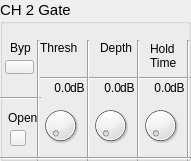
  <widget class="QGroupBox" name="groupBox_2">
   <property name="geometry">
    <rect>
     <x>290</x>
     <y>10</y>
     <width>191</width>
     <height>161</height>
    </rect>
   </property>
   <property name="font">
    <font>
     <pointsize>11</pointsize>
    </font>
   </property>
   <property name="title">
    <string>CH 2 Gate</string>
   </property>
   <widget class="QLabel" name="label_12">
    <property name="geometry">
     <rect>
      <x>10</x>
      <y>40</y>
      <width>21</width>
      <height>16</height>
     </rect>
    </property>
    <property name="font">
     <font>
      <pointsize>9</pointsize>
     </font>
    </property>
    <property name="text">
     <string>Byp</string>
    </property>
   </widget>
   <widget class="QLabel" name="label_13">
    <property name="geometry">
     <rect>
      <x>40</x>
      <y>40</y>
      <width>41</width>
      <height>16</height>
     </rect>
    </property>
    <property name="font">
     <font>
      <pointsize>9</pointsize>
     </font>
    </property>
    <property name="text">
     <string>Thresh</string>
    </property>
   </widget>
   <widget class="QLabel" name="label_14">
    <property name="geometry">
     <rect>
      <x>100</x>
      <y>40</y>
      <width>41</width>
      <height>16</height>
     </rect>
    </property>
    <property name="font">
     <font>
      <pointsize>9</pointsize>
     </font>
    </property>
    <property name="text">
     <string>Depth</string>
    </property>
   </widget>
   <widget class="QLabel" name="label_15">
    <property name="geometry">
     <rect>
      <x>150</x>
      <y>40</y>
      <width>31</width>
      <height>31</height>
     </rect>
    </property>
    <property name="font">
     <font>
      <pointsize>9</pointsize>
     </font>
    </property>
    <property name="text">
     <string>Hold
Time</string>
    </property>
   </widget>
   <widget class="Line" name="line_7">
    <property name="geometry">
     <rect>
      <x>40</x>
      <y>70</y>
      <width>151</width>
      <height>16</height>
     </rect>
    </property>
    <property name="orientation">
     <enum>Qt::Horizontal</enum>
    </property>
   </widget>
   <widget class="Line" name="line_9">
    <property name="geometry">
     <rect>
      <x>0</x>
      <y>90</y>
      <width>41</width>
      <height>16</height>
     </rect>
    </property>
    <property name="orientation">
     <enum>Qt::Horizontal</enum>
    </property>
   </widget>
   <widget class="Line" name="line_10">
    <property name="geometry">
     <rect>
      <x>30</x>
      <y>40</y>
      <width>16</width>
      <height>121</height>
     </rect>
    </property>
    <property name="orientation">
     <enum>Qt::Vertical</enum>
    </property>
   </widget>
   <widget class="Line" name="line_11">
    <property name="geometry">
     <rect>
      <x>80</x>
      <y>40</y>
      <width>16</width>
      <height>121</height>
     </rect>
    </property>
    <property name="orientation">
     <enum>Qt::Vertical</enum>
    </property>
   </widget>
   <widget class="Line" name="line_12">
    <property name="geometry">
     <rect>
      <x>130</x>
      <y>40</y>
      <width>16</width>
      <height>121</height>
     </rect>
    </property>
    <property name="orientation">
     <enum>Qt::Vertical</enum>
    </property>
   </widget>
   <widget class="Line" name="line_13">
    <property name="geometry">
     <rect>
      <x>180</x>
      <y>40</y>
      <width>16</width>
      <height>121</height>
     </rect>
    </property>
    <property name="orientation">
     <enum>Qt::Vertical</enum>
    </property>
   </widget>
   <widget class="OIDDial" name="dial_4">
    <property name="geometry">
     <rect>
      <x>40</x>
      <y>100</y>
      <width>41</width>
      <height>51</height>
     </rect>
    </property>
   </widget>
   <widget class="OIDDial" name="dial_5">
    <property name="geometry">
     <rect>
      <x>90</x>
      <y>100</y>
      <width>41</width>
      <height>51</height>
     </rect>
    </property>
   </widget>
   <widget class="OIDDial" name="dial_6">
    <property name="geometry">
     <rect>
      <x>140</x>
      <y>100</y>
      <width>41</width>
      <height>51</height>
     </rect>
    </property>
   </widget>
   <widget class="Line" name="line_14">
    <property name="geometry">
     <rect>
      <x>0</x>
      <y>150</y>
      <width>191</width>
      <height>16</height>
     </rect>
    </property>
    <property name="orientation">
     <enum>Qt::Horizontal</enum>
    </property>
   </widget>
   <widget class="QLabel" name="label_16">
    <property name="geometry">
     <rect>
      <x>70</x>
      <y>80</y>
      <width>16</width>
      <height>16</height>
     </rect>
    </property>
    <property name="font">
     <font>
      <pointsize>9</pointsize>
     </font>
    </property>
    <property name="text">
     <string>dB</string>
    </property>
   </widget>
   <widget class="QLabel" name="label_17">
    <property name="geometry">
     <rect>
      <x>120</x>
      <y>80</y>
      <width>16</width>
      <height>16</height>
     </rect>
    </property>
    <property name="font">
     <font>
      <pointsize>9</pointsize>
     </font>
    </property>
    <property name="text">
     <string>dB</string>
    </property>
   </widget>
   <widget class="QLabel" name="label_18">
    <property name="geometry">
     <rect>
      <x>170</x>
      <y>80</y>
      <width>16</width>
      <height>16</height>
     </rect>
    </property>
    <property name="font">
     <font>
      <pointsize>9</pointsize>
     </font>
    </property>
    <property name="text">
     <string>dB</string>
    </property>
   </widget>
   <widget class="QLabel" name="ls4">
    <property name="geometry">
     <rect>
      <x>40</x>
      <y>80</y>
      <width>31</width>
      <height>16</height>
     </rect>
    </property>
    <property name="font">
     <font>
      <pointsize>9</pointsize>
     </font>
    </property>
    <property name="text">
     <string>0.0</string>
    </property>
    <property name="alignment">
     <set>Qt::AlignRight|Qt::AlignTrailing|Qt::AlignVCenter</set>
    </property>
   </widget>
   <widget class="QLabel" name="ls5">
    <property name="geometry">
     <rect>
      <x>90</x>
      <y>80</y>
      <width>31</width>
      <height>16</height>
     </rect>
    </property>
    <property name="font">
     <font>
      <pointsize>9</pointsize>
     </font>
    </property>
    <property name="text">
     <string>0.0</string>
    </property>
    <property name="alignment">
     <set>Qt::AlignRight|Qt::AlignTrailing|Qt::AlignVCenter</set>
    </property>
   </widget>
   <widget class="QLabel" name="ls6">
    <property name="geometry">
     <rect>
      <x>140</x>
      <y>80</y>
      <width>31</width>
      <height>16</height>
     </rect>
    </property>
    <property name="font">
     <font>
      <pointsize>9</pointsize>
     </font>
    </property>
    <property name="text">
     <string>0.0</string>
    </property>
    <property name="alignment">
     <set>Qt::AlignRight|Qt::AlignTrailing|Qt::AlignVCenter</set>
    </property>
   </widget>
   <widget class="QLabel" name="label_22">
    <property name="geometry">
     <rect>
      <x>8</x>
      <y>110</y>
      <width>31</width>
      <height>16</height>
     </rect>
    </property>
    <property name="font">
     <font>
      <pointsize>9</pointsize>
     </font>
    </property>
    <property name="text">
     <string>Open</string>
    </property>
   </widget>
   <widget class="OIDStatePushBtn" name="bypass2">
    <property name="geometry">
     <rect>
      <x>5</x>
      <y>60</y>
      <width>29</width>
      <height>14</height>
     </rect>
    </property>
    <property name="text">
     <string/>
    </property>
    <property name="checkable">
     <bool>true</bool>
    </property>
   </widget>
   <widget class="OIDStatus" name="btnOpen_2">
    <property name="enabled">
     <bool>true</bool>
    </property>
    <property name="geometry">
     <rect>
      <x>10</x>
      <y>130</y>
      <width>16</width>
      <height>16</height>
     </rect>
    </property>
    <property name="text">
     <string/>
    </property>
    <property name="checkable">
     <bool>false</bool>
    </property>
   </widget>
  </widget>
